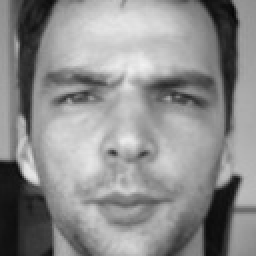
#> input picture jupyterNote/001.jpg, 128 x 128 px (shown 2 times larger)
$ jupyter execute Untitled.ipynb   (shell and % lines are left out)   (older library calls are emulated)
#> lines starting #> are read from the running program, lines starting #| are printed output that depends on the picture
[cell 1]
import matplotlib.pyplot as plt
import cv2
from skimage.feature import hog
from skimage import data, exposure


img = cv2.imread('001.jpg')
#> img is the input picture: shape (128, 128, 3); min 4, max 242, mean 140.8
fd, hog_image = hog(img, orientations=8, pixels_per_cell=(4, 4),
                    cells_per_block=(1, 1), visualize=True, multichannel=True)
#> fd = 8192 values, max 1 at index 2271, min 0 at index 1, mean 0.255
hog_image_rescaled = exposure.rescale_intensity(hog_image, in_range=(0, 10))
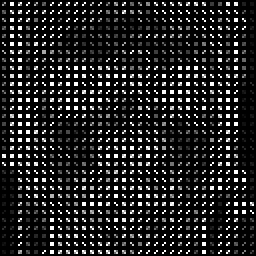
#> hog_image_rescaled: shape (128, 128) float64 (shown 2 times larger); min 0, max 1, mean 0.135
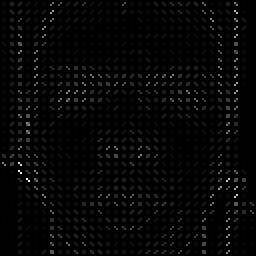
#> hog_image: shape (128, 128) float64 (shown 2 times larger); min 0, max 95.75, mean 2.3; drawn with min black and max white

plt.axis('off')
plt.imshow(hog_image_rescaled, cmap=plt.cm.gray)
plt.savefig('hog.png')
